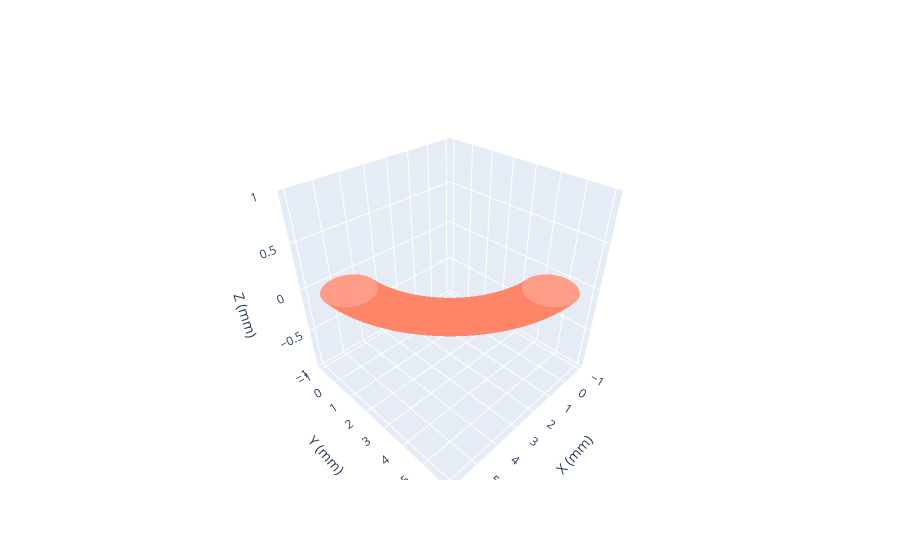

Here is the notebook cell this chart was saved with:
### Code cell


### Figure 1 — Plotly figure (JSON) as saved in the notebook; plotly's stock layout.template omitted (floating-point values rounded to 4 significant figures; data arrays with more than 128 entries replaced by an {"elided": "..."} marker saying what was removed)
{"data": [{"colorscale": [[0, "rgb(255,245,240)"], [0.125, "rgb(254,224,210)"], [0.25, "rgb(252,187,161)"], [0.375, "rgb(252,146,114)"], [0.5, "rgb(251,106,74)"], [0.625, "rgb(239,59,44)"], [0.75, "rgb(203,24,29)"], [0.875, "rgb(165,15,21)"], [1, "rgb(103,0,13)"]], "opacity": 0.7, "showscale": false, "type": "surface", "x": {"elided": "50x50 float values"}, "y": {"elided": "50x50 float values"}, "z": {"elided": "50x50 int values"}}], "layout": {"scene": {"xaxis": {"title": {"text": "X (mm)"}}, "yaxis": {"title": {"text": "Y (mm)"}}, "zaxis": {"title": {"text": "Z (mm)"}}}}}
